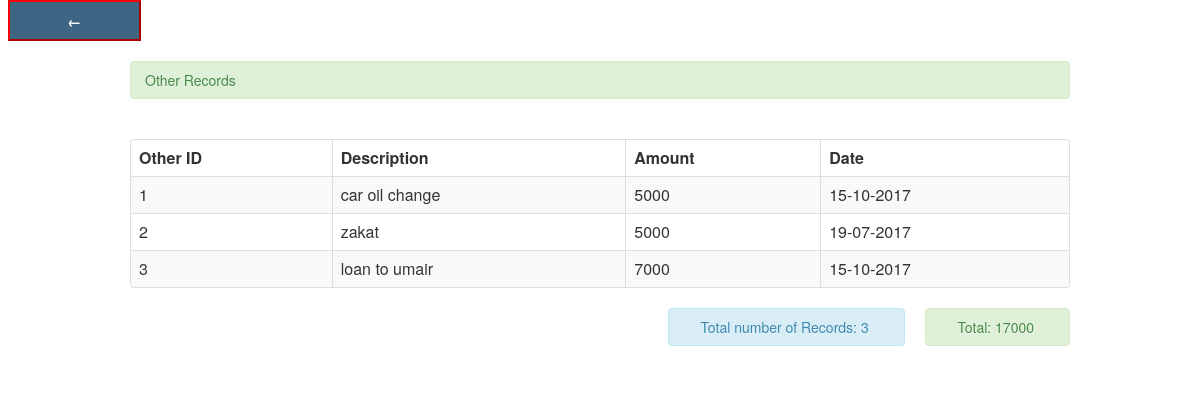
The page /pages2/view_other.php on the database its author committed.
### tables this page shows
CREATE TABLE IF NOT EXISTS `others` (
  `other_Id` int(11) NOT NULL,
  `other_desc` varchar(180) NOT NULL,
  `other_amount` varchar(10) NOT NULL,
  `other_date` varchar(15) NOT NULL,
  PRIMARY KEY (`other_Id`)
);

### pages2/view_other.php (the view, shortened to what this page needs)
<html>
<head>
</head>
<?php
include('header.php');
?>
<body>
<a class="auto-style5" href="index_view1.php"><strong><span class="auto-style6">
<input class="auto-style7" style="border-bottom-color: #FF0000; border-color: #FF0000; width: 133px; height: 41px; border-left-color: #FF0000; border-right-color: #FF0000; border-top-color: #FF0000;" type="button" value="&#8592;"></span></strong></a><br>
<br>
<div class="container">
  <div class="alert alert-success">Other Records</div>
<br />
	     <table  class="table table-striped table-bordered">
                            <thead>
                                <tr>
                                    <th>Other ID</th>
                                    <th>Description</th>
                                    <th>Amount</th>
                                    <th> Date</th>
                                </tr>
                            </thead>
                            <tbody>
							<?php
							$query=mysql_query("select * from others order by other_Id")or die(mysql_error());
							while($row=mysql_fetch_array($query)){
							?>
										<tr>
                                         <td><?php echo $row['other_Id'] ?></td>
                                         <td><?php echo $row['other_desc'] ?></td>
                                         <td><?php echo $row['other_amount'] ?></td>
                                         <td><?php echo $row['other_date'] ?></td>
                                </tr>
						          <?php } ?>
                            </tbody>
                        </table>
						        <?php
                            $result = mysql_query("SELECT sum(other_amount) FROM others") or die(mysql_error());
                            while ($rows = mysql_fetch_array($result)) {
                                ?>
                                <div class="pull-right">
                                    <div class="span"><div class="alert alert-success"><i class="icon-credit-card icon-large"></i>&nbsp;Total:&nbsp;<?php echo $rows['sum(other_amount)']; ?></div></div>
                                </div>
                            <?php }
                            ?>
								        <?php
                            $result1 = mysql_query("SELECT count(other_Id) FROM others") or die(mysql_error());
                            while ($rows1 = mysql_fetch_array($result1)) {
                                ?>
                                <div class="pull-right">
                                    <div class="span"><div class="alert alert-info"><i class="icon-credit-card icon-large"></i>&nbsp;Total number of Records:&nbsp;<?php echo $rows1['count(other_Id)']; ?></div></div>
                                </div>
                            <?php }
                            ?>
</div>
</body>
</html>

### pages2/view_other.php (style rules this page uses)
.auto-style5 { text-decoration: none; }
.auto-style6 { font-size: xx-large; }
.auto-style7 { color: #FFFFFF; font-weight: bold; background-color: #3E6684; }

### rows shown on the page
others: other_Id "1", other_desc "car oil change", other_amount "5000", other_date "15-10-2017"
others: other_Id "2", other_desc "zakat", other_amount "5000", other_date "19-07-2017"
others: other_Id "3", other_desc "loan to umair", other_amount "7000", other_date "15-10-2017"

### other values the page prints
$rows['sum(other_amount)'] "17000"
$rows1['count(other_Id)'] "3"
